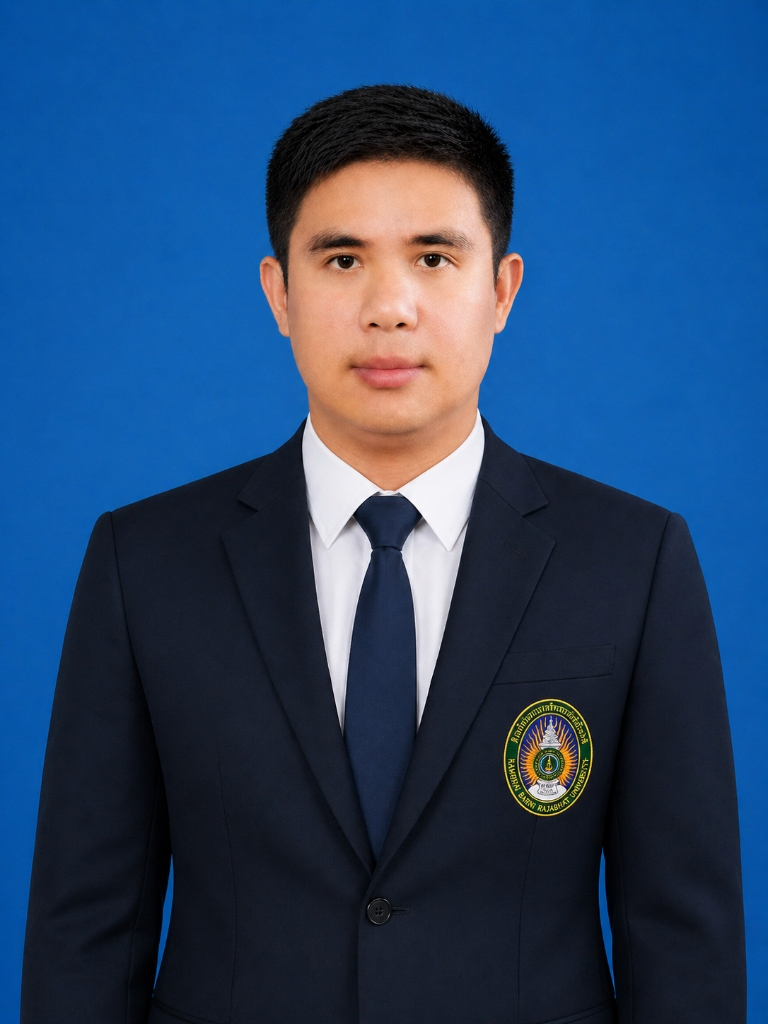
#> input picture assets/images/mr_deep_xai_real.jpg, 768 x 1024 px, found by its file name
$ python make_digital_bot_avatar.py
#> lines starting #> are read from the running program, lines starting #| are printed output that depends on the picture
import math
import os
from PIL import Image, ImageDraw, ImageFilter, ImageEnhance, ImageFont
import numpy as np

src_path = 'assets/images/mr_deep_xai_real.jpg'
orig = Image.open(src_path).convert('RGBA')
w, h = orig.size  # 768, 1024

# 1. Base image enhancement:
# Cool tech grade: slightly boost contrast and subtle cyan tint in shadows while preserving natural skin tones
enhancer = ImageEnhance.Contrast(orig)
graded = enhancer.enhance(1.08)

# 2. Extract edge contours for holographic cyber-lines
gray = orig.convert('L')
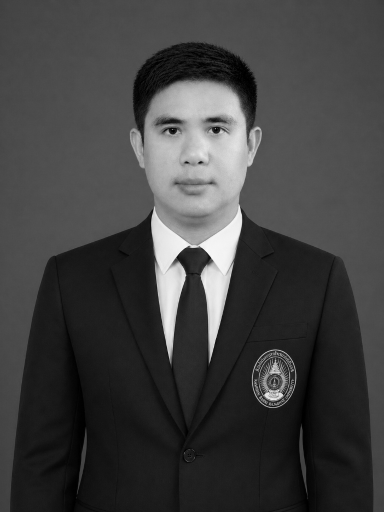
#> gray: PIL image 768x1024 L (shown at 1/2 size); min 0, max 252, mean 64.4
# Bilateral-like smoothing then edges
smooth_gray = gray.filter(ImageFilter.GaussianBlur(radius=1))
edges = smooth_gray.filter(ImageFilter.FIND_EDGES)
edges_arr = np.array(edges)

# Create an electric cyan & purple glow edge overlay
threshold = 28
strong_edges = edges_arr > threshold
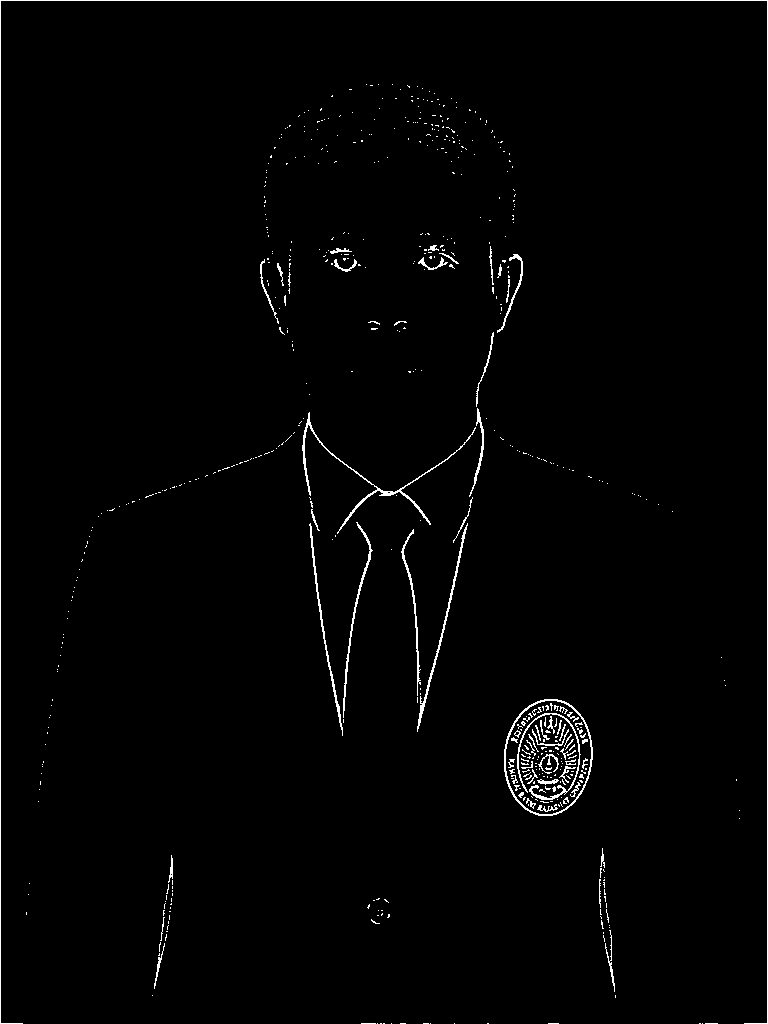
#> strong_edges: shape (1024, 768) bool; 1.4% white in thin lines or dots
edge_rgba = np.zeros((h, w, 4), dtype=np.uint8)

# Cyan glow on strong edges (jaw, collar, lapels, shoulders)
edge_rgba[strong_edges, 0] = 30   # R
edge_rgba[strong_edges, 1] = 210  # G
edge_rgba[strong_edges, 2] = 255  # B
# Soft opacity so it doesn't overpower the face
edge_rgba[strong_edges, 3] = np.clip(edges_arr[strong_edges] * 0.65, 0, 140).astype(np.uint8)
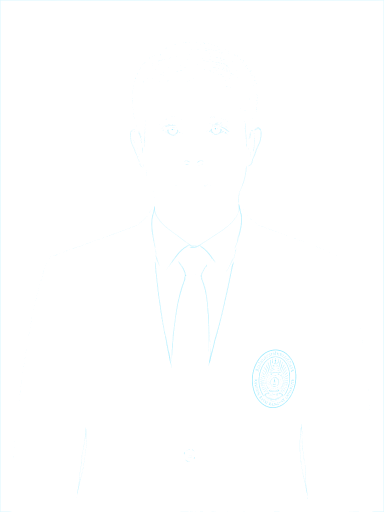
#> edge_rgba: shape (1024, 768, 4) (shown at 1/2 size); mean of channels 0, 1, 2, 3 0.4, 3, 3.7, 0.6; transparent parts drawn white

edge_img = Image.fromarray(edge_rgba, mode='RGBA')
edge_img_blurred = edge_img.filter(ImageFilter.GaussianBlur(radius=1.5))

# 3. Create Sci-Fi Cybernetic HUD Layer
hud = Image.new('RGBA', (w, h), (0, 0, 0, 0))
#> hud: PIL image 768x1024 RGBA; every value is 0
draw = ImageDraw.Draw(hud)

cyan = (0, 242, 254, 240)
cyan_soft = (56, 189, 248, 140)
cyan_glow = (56, 189, 248, 60)
gold = (245, 158, 11, 230)
purple = (168, 85, 247, 190)
white = (255, 255, 255, 255)

# Load font
try:
    font_mono_sm = ImageFont.truetype('/System/Library/Fonts/Menlo.ttc', 12)
    font_mono_xs = ImageFont.truetype('/System/Library/Fonts/Menlo.ttc', 10)
    font_mono_lg = ImageFont.truetype('/System/Library/Fonts/Menlo.ttc', 15)
except Exception:
    font_mono_sm = ImageFont.load_default()
    font_mono_xs = font_mono_sm
    font_mono_lg = font_mono_sm

# Head center: (389, 260)
head_x, head_y = 389, 280

# 3.1 Background subtle holographic hexagonal lattice
for hx in range(30, w, 80):
    for hy in range(30, 480, 70):
        # Only in background or peripheral areas
        dist_to_face = math.hypot(hx - head_x, hy - head_y)
        if dist_to_face > 180:
            r_hex = 18
            pts = []
            for a in range(6):
                ang = math.radians(a * 60)
                pts.append((hx + math.cos(ang) * r_hex, hy + math.sin(ang) * r_hex))
            draw.polygon(pts, outline=(56, 189, 248, 45), fill=(14, 165, 233, 10))

# 3.2 Jarvis Large Concentric HUD Rings around Face/Head
for r_ring, color, width in [
    (195, (56, 189, 248, 90), 1),
    (210, (0, 242, 254, 120), 2),
    (225, (168, 85, 247, 80), 1),
    (250, (56, 189, 248, 60), 1)
]:
    draw.ellipse([head_x - r_ring, head_y - r_ring, head_x + r_ring, head_y + r_ring], outline=color, width=width)

# Concentric ring tick marks and angular scales
for deg in range(0, 360, 15):
    rad = math.radians(deg)
    r1 = 206
    r2 = 214 if deg % 45 == 0 else 210
    x1 = head_x + math.cos(rad) * r1
    y1 = head_y + math.sin(rad) * r1
    x2 = head_x + math.cos(rad) * r2
    y2 = head_y + math.sin(rad) * r2
    col = cyan if deg % 45 == 0 else cyan_soft
    draw.line([(x1, y1), (x2, y2)], fill=col, width=1)
#> this loop made 24 passes
#> (rad, x1, y1, x2, y2) on passes 1 to 8: (0, 595, 280, 603, 280), (0.262, 588, 333.3, 591.8, 334.4), (0.524, 567.4, 383, 570.9, 385), (0.785, 534.7, 425.7, 540.3, 431.3), (1.05, 492, 458.4, 494, 461.9), (1.31, 442.3, 479, 443.4, 482.8), (1.57, 389, 486, 389, 494), (1.83, 335.7, 479, 334.6, 482.8)

# Ring quadrant target brackets
for ang in [35, 145, 215, 325]:
    rad = math.radians(ang)
    bx = head_x + math.cos(rad) * 210
    by = head_y + math.sin(rad) * 210
    draw.ellipse([bx - 4, by - 4, bx + 4, by + 4], fill=cyan, outline=white, width=1)
#> this loop made 4 passes
#> (rad, bx, by) on passes 1 to 4: (0.611, 561, 400.5), (2.53, 217, 400.5), (3.75, 217, 159.5), (5.67, 561, 159.5)

# 3.3 Eyes Coordinates: Left=(346, 261), Right=(432, 258)
eye_l = (346, 261)
eye_r = (432, 258)

for ex, ey in [eye_l, eye_r]:
    # Glowing digital iris ring
    r_iris = 7
    draw.ellipse([ex - r_iris, ey - r_iris, ex + r_iris, ey + r_iris], outline=(0, 242, 254, 250), width=1)
    draw.ellipse([ex - r_iris - 2, ey - r_iris - 2, ex + r_iris + 2, ey + r_iris + 2], outline=(56, 189, 248, 120), width=1)
    # Quantum ocular core (white pinpoint highlight)
    draw.ellipse([ex - 2, ey - 2, ex + 2, ey + 2], fill=(255, 255, 255, 255))
    # HUD target tick marks
    draw.line([ex - 14, ey, ex - 9, ey], fill=(0, 242, 254, 220), width=1)
    draw.line([ex + 9, ey, ex + 14, ey], fill=(0, 242, 254, 220), width=1)
    draw.line([ex, ey - 14, ex, ey - 9], fill=(0, 242, 254, 220), width=1)
    draw.line([ex, ey + 9, ex, ey + 14], fill=(0, 242, 254, 220), width=1)

# 3.4 Facial Recognition Target Brackets (around cheeks / jaw)
# Left cheek bracket
draw.arc([270, 260, 310, 300], 90, 180, fill=cyan, width=2)
draw.line([270, 280, 270, 325], fill=cyan, width=1)
draw.line([270, 325, 280, 325], fill=cyan, width=1)

# Right cheek bracket
draw.arc([470, 260, 510, 300], 0, 90, fill=cyan, width=2)
draw.line([510, 280, 510, 325], fill=cyan, width=1)
draw.line([500, 325, 510, 325], fill=cyan, width=1)

# Chin target bracket
draw.line([370, 445, 410, 445], fill=cyan_soft, width=1)
draw.line([370, 440, 370, 445], fill=cyan_soft, width=1)
draw.line([410, 440, 410, 445], fill=cyan_soft, width=1)

# Forehead neural node
draw.line([365, 155, 415, 155], fill=(56, 189, 248, 140), width=1)
draw.ellipse([387, 153, 393, 157], fill=cyan, outline=white, width=1)
draw.line([390, 157, 390, 182], fill=(56, 189, 248, 100), width=1)

# 3.5 Cybernetic Circuit Traces on Suit Collar and Lapels
circuit_pts_l = [
    (290, 520), (280, 550), (300, 590), (290, 630), (315, 680), (310, 740)
]
for i in range(len(circuit_pts_l)-1):
    draw.line([circuit_pts_l[i], circuit_pts_l[i+1]], fill=(0, 242, 254, 180), width=2)
    p = circuit_pts_l[i]
    draw.ellipse([p[0]-3, p[1]-3, p[0]+3, p[1]+3], fill=cyan, outline=white, width=1)

circuit_pts_r = [
    (490, 520), (505, 550), (485, 590), (495, 630), (465, 680), (470, 740)
]
for i in range(len(circuit_pts_r)-1):
    draw.line([circuit_pts_r[i], circuit_pts_r[i+1]], fill=(168, 85, 247, 180), width=2)
    p = circuit_pts_r[i]
    draw.ellipse([p[0]-3, p[1]-3, p[0]+3, p[1]+3], fill=purple, outline=white, width=1)

# Neck cyber-lines
draw.line([(345, 455), (340, 485), (350, 510)], fill=(56, 189, 248, 120), width=1)
draw.line([(435, 455), (440, 485), (430, 510)], fill=(56, 189, 248, 120), width=1)

# 3.6 Quantum Core Arc-Reactor around chest emblem (567, 767)
cx, cy = 567, 767
for radius, width, color in [(55, 2, cyan), (65, 1, cyan_soft), (75, 2, gold)]:
    draw.ellipse([cx - radius, cy - radius, cx + radius, cy + radius], outline=color, width=width)

for deg in range(0, 360, 30):
    rad = math.radians(deg)
    x1 = cx + math.cos(rad) * 55
    y1 = cy + math.sin(rad) * 55
    x2 = cx + math.cos(rad) * 72
    y2 = cy + math.sin(rad) * 72
    draw.line([(x1, y1), (x2, y2)], fill=cyan, width=1)
#> this loop made 12 passes
#> (rad, x1, y1, x2, y2) on passes 1 to 8: (0, 622, 767, 639, 767), (0.524, 614.6, 794.5, 629.4, 803), (1.05, 594.5, 814.6, 603, 829.4), (1.57, 567, 822, 567, 839), (2.09, 539.5, 814.6, 531, 829.4), (2.62, 519.4, 794.5, 504.6, 803), (3.14, 512, 767, 495, 767), (3.67, 519.4, 739.5, 504.6, 731)

# 3.7 Sci-Fi Telemetry Badges & Labels
# Top left badge
draw.rectangle([45, 65, 230, 115], fill=(2, 6, 23, 160), outline=(56, 189, 248, 120), width=1)
draw.text((55, 72), 'MR. DEEP_xAI', fill=cyan, font=font_mono_lg)
draw.text((55, 93), 'QUANTUM DIGITAL BOT v2.6', fill=(226, 232, 240, 220), font=font_mono_xs)

# Top right badge
draw.rectangle([538, 65, 723, 115], fill=(2, 6, 23, 160), outline=(168, 85, 247, 120), width=1)
draw.text((548, 72), 'SUKHOTHAI NEURAL', fill=(192, 132, 252, 255), font=font_mono_sm)
draw.text((548, 93), 'STATUS: ONLINE // 60 FPS', fill=(52, 211, 153, 230), font=font_mono_xs)

# Subtle fine horizontal holographic scanlines
scanline_layer = Image.new('RGBA', (w, h), (0, 0, 0, 0))
scan_draw = ImageDraw.Draw(scanline_layer)
for y in range(0, h, 3):
    scan_draw.line([(0, y), (w, y)], fill=(2, 6, 23, 20), width=1)

# 4. Composite All Layers
final = graded.copy()
final.alpha_composite(edge_img_blurred)
final.alpha_composite(hud)
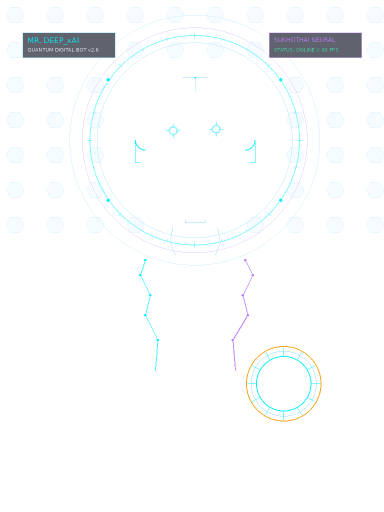
#> hud: PIL image 768x1024 RGBA (shown at 1/2 size); mean R, G, B, A 2.3, 12, 16.6, 6.5; transparent parts drawn white
final.alpha_composite(scanline_layer)

# 3.7 Sci-Fi Telemetry Badges & Labels (Drawn on full portrait)
draw.rectangle([45, 65, 230, 115], fill=(2, 6, 23, 160), outline=(56, 189, 248, 120), width=1)
draw.text((55, 72), 'MR. DEEP_xAI', fill=cyan, font=font_mono_lg)
draw.text((55, 93), 'QUANTUM DIGITAL BOT v2.6', fill=(226, 232, 240, 220), font=font_mono_xs)

draw.rectangle([538, 65, 723, 115], fill=(2, 6, 23, 160), outline=(168, 85, 247, 120), width=1)
draw.text((548, 72), 'SUKHOTHAI NEURAL', fill=(192, 132, 252, 255), font=font_mono_sm)
draw.text((548, 93), 'STATUS: ONLINE // 60 FPS', fill=(52, 211, 153, 230), font=font_mono_xs)

# Subtle fine horizontal holographic scanlines
scanline_layer = Image.new('RGBA', (w, h), (0, 0, 0, 0))
scan_draw = ImageDraw.Draw(scanline_layer)
for y in range(0, h, 3):
    scan_draw.line([(0, y), (w, y)], fill=(2, 6, 23, 20), width=1)

# 4. Composite All Layers
final = graded.copy()
final.alpha_composite(edge_img_blurred)
final.alpha_composite(hud)
final.alpha_composite(scanline_layer)

# Save full portrait
final.save('assets/images/mr_deep_xai_digital_bot.png', 'PNG')
print('Saved assets/images/mr_deep_xai_digital_bot.png')

# 5. Precision 512x512 Square Crop for Avatar (Face perfectly centered)
# We compose the avatar cleanly from the base and overlay layers without cropped text
crop_size = 512
half = crop_size // 2
crop_x1 = max(0, head_x - half)
crop_y1 = max(0, head_y - 210)
crop_x2 = crop_x1 + crop_size
crop_y2 = crop_y1 + crop_size

if crop_x2 > w:
    crop_x2 = w
    crop_x1 = w - crop_size

# Crop base + edge glow
sq_graded = graded.crop((crop_x1, crop_y1, crop_x2, crop_y2))
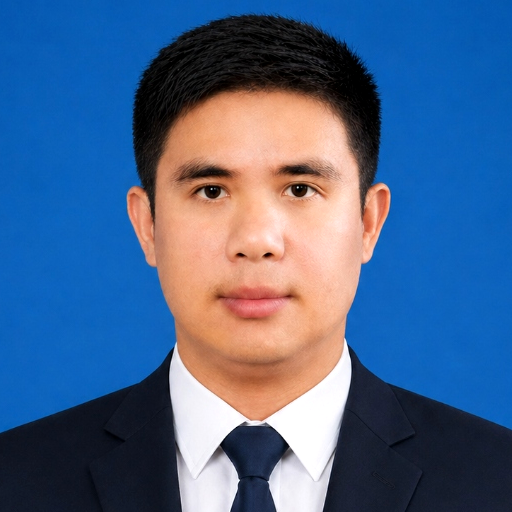
#> sq_graded: PIL image 512x512 RGBA; mean R, G, B, A 73.6, 100.5, 138.7, 255
sq_edges = edge_img_blurred.crop((crop_x1, crop_y1, crop_x2, crop_y2))
sq_scan = scanline_layer.crop((crop_x1, crop_y1, crop_x2, crop_y2))

# Create clean HUD specifically fitted for the 512x512 circular avatar frame
sq_hud = Image.new('RGBA', (crop_size, crop_size), (0, 0, 0, 0))
#> sq_hud: PIL image 512x512 RGBA; every value is 0
sq_draw = ImageDraw.Draw(sq_hud)

sq_cx, sq_cy = crop_size // 2, 210  # Head center mapped into square coordinates

# Concentric Jarvis rings centered on face in square crop
for r_ring, color, width in [
    (185, (56, 189, 248, 90), 1),
    (200, (0, 242, 254, 130), 2),
    (215, (168, 85, 247, 85), 1),
    (240, (56, 189, 248, 60), 1)
]:
    sq_draw.ellipse([sq_cx - r_ring, sq_cy - r_ring, sq_cx + r_ring, sq_cy + r_ring], outline=color, width=width)

# Concentric ring tick marks and angular scales
for deg in range(0, 360, 15):
    rad = math.radians(deg)
    r1 = 196
    r2 = 205 if deg % 45 == 0 else 200
    x1 = sq_cx + math.cos(rad) * r1
    y1 = sq_cy + math.sin(rad) * r1
    x2 = sq_cx + math.cos(rad) * r2
    y2 = sq_cy + math.sin(rad) * r2
    col = cyan if deg % 45 == 0 else cyan_soft
    sq_draw.line([(x1, y1), (x2, y2)], fill=col, width=1)
#> this loop made 24 passes
#> (rad, x1, y1, x2, y2) on passes 1 to 8: (0, 452, 210, 461, 210), (0.262, 445.3, 260.7, 449.2, 261.8), (0.524, 425.7, 308, 429.2, 310), (0.785, 394.6, 348.6, 401, 355), (1.05, 354, 379.7, 356, 383.2), (1.31, 306.7, 399.3, 307.8, 403.2), (1.57, 256, 406, 256, 415), (1.83, 205.3, 399.3, 204.2, 403.2)

# Ring quadrant target brackets
for ang in [35, 145, 215, 325]:
    rad = math.radians(ang)
    bx = sq_cx + math.cos(rad) * 200
    by = sq_cy + math.sin(rad) * 200
    sq_draw.ellipse([bx - 4, by - 4, bx + 4, by + 4], fill=cyan, outline=white, width=1)
#> this loop made 4 passes
#> (rad, bx, by) on passes 1 to 4: (0.611, 419.8, 324.7), (2.53, 92.17, 324.7), (3.75, 92.17, 95.28), (5.67, 419.8, 95.28)

# Mapped Eyes in square crop:
sq_eye_l = (eye_l[0] - crop_x1, eye_l[1] - crop_y1)
sq_eye_r = (eye_r[0] - crop_x1, eye_r[1] - crop_y1)

for ex, ey in [sq_eye_l, sq_eye_r]:
    r_iris = 7
    sq_draw.ellipse([ex - r_iris, ey - r_iris, ex + r_iris, ey + r_iris], outline=(0, 242, 254, 250), width=1)
    sq_draw.ellipse([ex - r_iris - 2, ey - r_iris - 2, ex + r_iris + 2, ey + r_iris + 2], outline=(56, 189, 248, 120), width=1)
    sq_draw.ellipse([ex - 2, ey - 2, ex + 2, ey + 2], fill=(255, 255, 255, 255))
    sq_draw.line([ex - 14, ey, ex - 9, ey], fill=(0, 242, 254, 220), width=1)
    sq_draw.line([ex + 9, ey, ex + 14, ey], fill=(0, 242, 254, 220), width=1)
    sq_draw.line([ex, ey - 14, ex, ey - 9], fill=(0, 242, 254, 220), width=1)
    sq_draw.line([ex, ey + 9, ex, ey + 14], fill=(0, 242, 254, 220), width=1)

# Cheek target brackets mapped
sq_chk_l = (270 - crop_x1, 260 - crop_y1)
sq_draw.arc([sq_chk_l[0], sq_chk_l[1], sq_chk_l[0] + 40, sq_chk_l[1] + 40], 90, 180, fill=cyan, width=2)
sq_draw.line([sq_chk_l[0], sq_chk_l[1] + 20, sq_chk_l[0], sq_chk_l[1] + 65], fill=cyan, width=1)

sq_chk_r = (470 - crop_x1, 260 - crop_y1)
sq_draw.arc([sq_chk_r[0], sq_chk_r[1], sq_chk_r[0] + 40, sq_chk_r[1] + 40], 0, 90, fill=cyan, width=2)
sq_draw.line([sq_chk_r[0] + 40, sq_chk_r[1] + 20, sq_chk_r[0] + 40, sq_chk_r[1] + 65], fill=cyan, width=1)

# Forehead node mapped
sq_fn_x = 390 - crop_x1
sq_fn_y = 155 - crop_y1
sq_draw.line([sq_fn_x - 25, sq_fn_y, sq_fn_x + 25, sq_fn_y], fill=(56, 189, 248, 140), width=1)
sq_draw.ellipse([sq_fn_x - 3, sq_fn_y - 2, sq_fn_x + 3, sq_fn_y + 2], fill=cyan, outline=white, width=1)
sq_draw.line([sq_fn_x, sq_fn_y + 2, sq_fn_x, sq_fn_y + 25], fill=(56, 189, 248, 100), width=1)

# Collar circuits mapped
for pts, col in [(circuit_pts_l, cyan), (circuit_pts_r, purple)]:
    mapped = [(p[0] - crop_x1, p[1] - crop_y1) for p in pts if p[1] - crop_y1 < crop_size]
    for i in range(len(mapped)-1):
        sq_draw.line([mapped[i], mapped[i+1]], fill=col, width=2)
        sq_draw.ellipse([mapped[i][0]-3, mapped[i][1]-3, mapped[i][0]+3, mapped[i][1]+3], fill=col, outline=white, width=1)

# Precision sci-fi badges neatly positioned within square viewport
sq_draw.rectangle([18, 18, 185, 48], fill=(2, 6, 23, 180), outline=(56, 189, 248, 160), width=1)
sq_draw.text((26, 22), 'MR. DEEP_xAI', fill=cyan, font=font_mono_sm)
sq_draw.text((26, 36), 'DIGITAL BOT // 2026', fill=(226, 232, 240, 200), font=font_mono_xs)

sq_draw.rectangle([325, 18, 494, 48], fill=(2, 6, 23, 180), outline=(168, 85, 247, 160), width=1)
sq_draw.text((333, 22), 'SUKHOTHAI NEURAL', fill=(192, 132, 252, 255), font=font_mono_sm)
sq_draw.text((333, 36), 'STATUS: ONLINE // 60FPS', fill=(52, 211, 153, 220), font=font_mono_xs)

# Corner cyber brackets
bracket_len = 24
sq_draw.line([(10, 10), (10 + bracket_len, 10)], fill=cyan, width=2)
sq_draw.line([(10, 10), (10, 10 + bracket_len)], fill=cyan, width=2)
sq_draw.line([(crop_size - 10, 10), (crop_size - 10 - bracket_len, 10)], fill=cyan, width=2)
sq_draw.line([(crop_size - 10, 10), (crop_size - 10, 10 + bracket_len)], fill=cyan, width=2)
sq_draw.line([(10, crop_size - 10), (10 + bracket_len, crop_size - 10)], fill=cyan, width=2)
sq_draw.line([(10, crop_size - 10), (10, crop_size - 10 - bracket_len)], fill=cyan, width=2)
sq_draw.line([(crop_size - 10, crop_size - 10), (crop_size - 10 - bracket_len, crop_size - 10)], fill=cyan, width=2)
sq_draw.line([(crop_size - 10, crop_size - 10), (crop_size - 10, crop_size - 10 - bracket_len)], fill=cyan, width=2)

# Composite square avatar
square_final = sq_graded.copy()
square_final.alpha_composite(sq_edges)
square_final.alpha_composite(sq_hud)
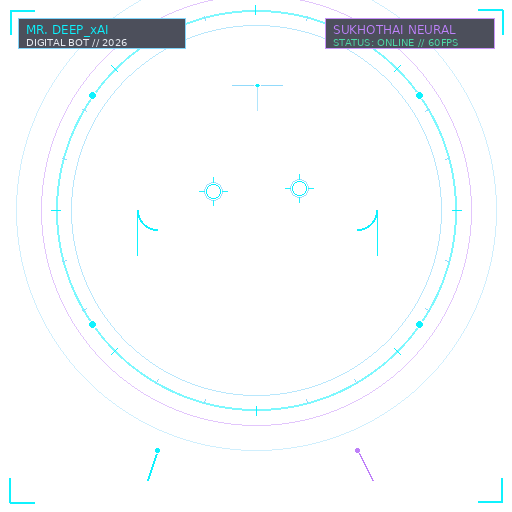
#> sq_hud: PIL image 512x512 RGBA; mean R, G, B, A 2.3, 6.5, 8.8, 10.6; transparent parts drawn white
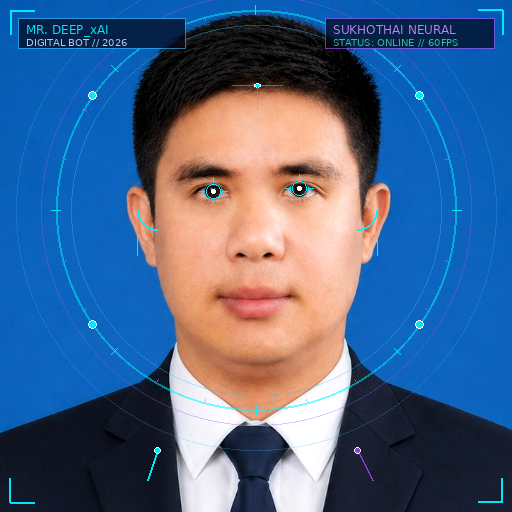
#> square_final: PIL image 512x512 RGBA; mean R, G, B, A 73.7, 100.3, 136.6, 255
square_final.alpha_composite(sq_scan)

square_final.save('assets/images/mr_deep_xai_bot_square.png', 'PNG')
print('Saved assets/images/mr_deep_xai_bot_square.png successfully!')
